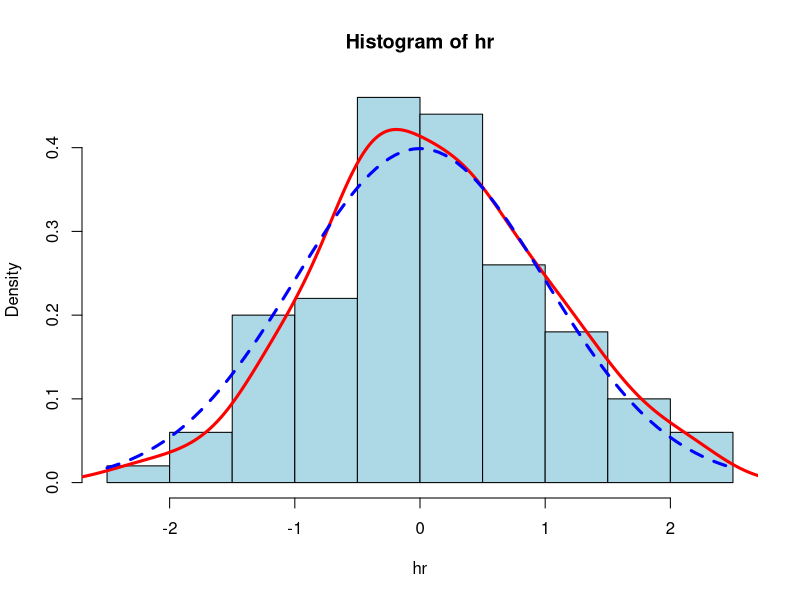
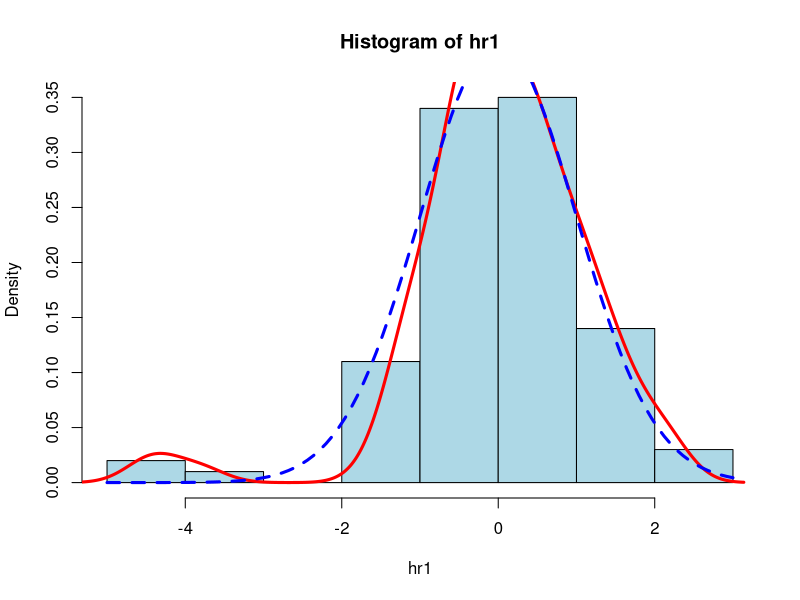

Recreate these plots in R, in order.
set.seed(123)
hr<-rnorm(100)
hist(hr,col="lightblue",prob=T)
lines(density(hr), col="red", lwd=3)
curve(dnorm(x),col='blue', lwd=3, lty=2, add=T)

## heavy tail
hr1<-sort(hr)
hr1[1:3]<-c(-4.5,-3.8,-4.3)
hist(hr1,col="lightblue",prob=T)
lines(density(hr1), col="red", lwd=3)
curve(dnorm(x),col='blue', lwd=3, lty=2, add=T)
